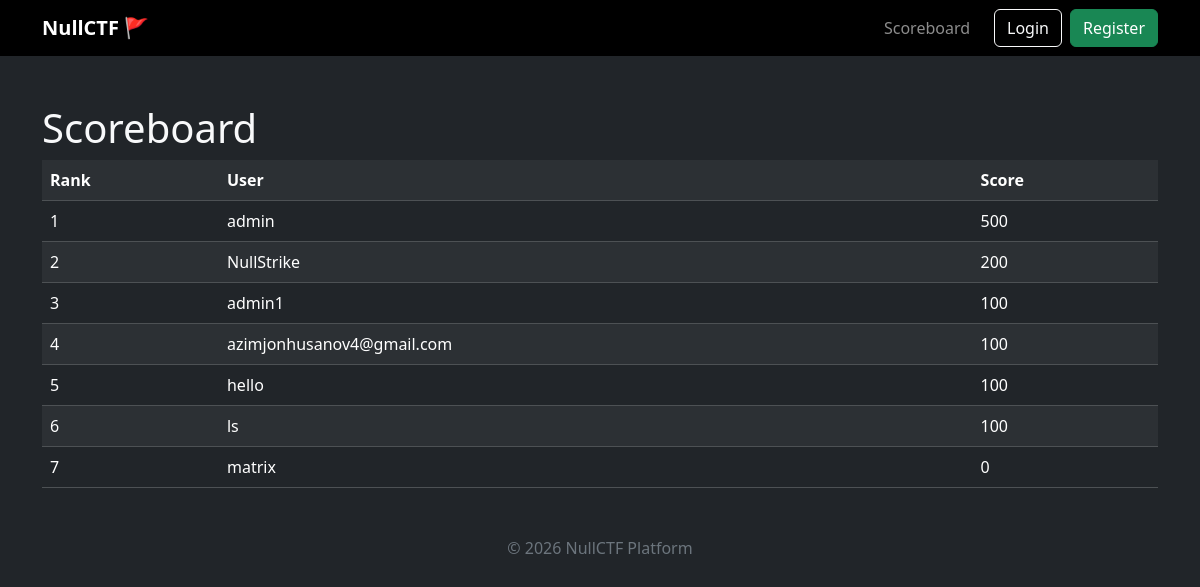
The app's page /scoreboard with its own data.
### tables this page shows
CREATE TABLE users(
id INTEGER PRIMARY KEY AUTOINCREMENT,
username TEXT UNIQUE,
password TEXT,
score INTEGER DEFAULT 0
, role TEXT DEFAULT 'user');

### app.py (the view)
@app.route("/scoreboard")
def scoreboard():
    db = get_db()
    users = db.execute(
        "SELECT username,score FROM users ORDER BY score DESC"
    ).fetchall()
    return render_template("scoreboard.html",users=users)

### app.py (called while the page is built)
def get_db():
    conn = sqlite3.connect("database.db")
    conn.row_factory = sqlite3.Row
    return conn

### templates/scoreboard.html
{% extends "base.html" %}
{% block content %}
<h1>Scoreboard</h1>
<table class="table table-dark table-striped">
<tr>
<th>Rank</th>
<th>User</th>
<th>Score</th>
</tr>
{% for u in users %}
<tr>
<td>{{loop.index}}</td>
<td>{{u.username}}</td>
<td>{{u.score}}</td>
</tr>
{% endfor %}
</table>
{% endblock %}

### templates/base.html (shortened to what this page needs)
<!DOCTYPE html>
<html lang="en">
<head>
<link href="https://cdn.jsdelivr.net/npm/bootstrap@5.3.2/dist/css/bootstrap.min.css" rel="stylesheet">
</head>
<body class="bg-dark text-light">
<nav class="navbar navbar-expand-lg navbar-dark bg-black">
<div class="container">
<a class="navbar-brand fw-bold" href="/">NullCTF 🚩</a>
<div class="collapse navbar-collapse justify-content-end" id="navbarNav">
<ul class="navbar-nav align-items-center">
<li class="nav-item me-3">
<a class="nav-link" href="/scoreboard">Scoreboard</a>
</li>
{% if session.get("user") %}
<li class="nav-item me-3">
<a class="nav-link" href="/dashboard">Dashboard</a>
</li>
<li class="nav-item me-3">
<a class="nav-link" href="/profile">Profile</a>
</li>
<li class="nav-item">
<a class="btn btn-danger" href="/logout">Logout</a>
</li>
{% else %}
<li class="nav-item me-2">
<a class="btn btn-outline-light" href="/login">Login</a>
</li>
<li class="nav-item">
<a class="btn btn-success" href="/register">Register</a>
</li>
{% endif %}
</ul>
</div>
</div>
</nav>
<div class="container mt-5">
{% block content %}
{% endblock %}
</div>
<footer class="text-center text-secondary mt-5 mb-3">
<p>© 2026 NullCTF Platform</p>
</footer>
</body>
</html>

### records on screen
users: username "admin", score "500"
users: username "NullStrike", score "200"
users: username "admin1", score "100"
users: username "azimjonhusanov4@gmail.com", score "100"
users: username "hello", score "100"
users: username "ls", score "100"
users: username "matrix", score "0"
